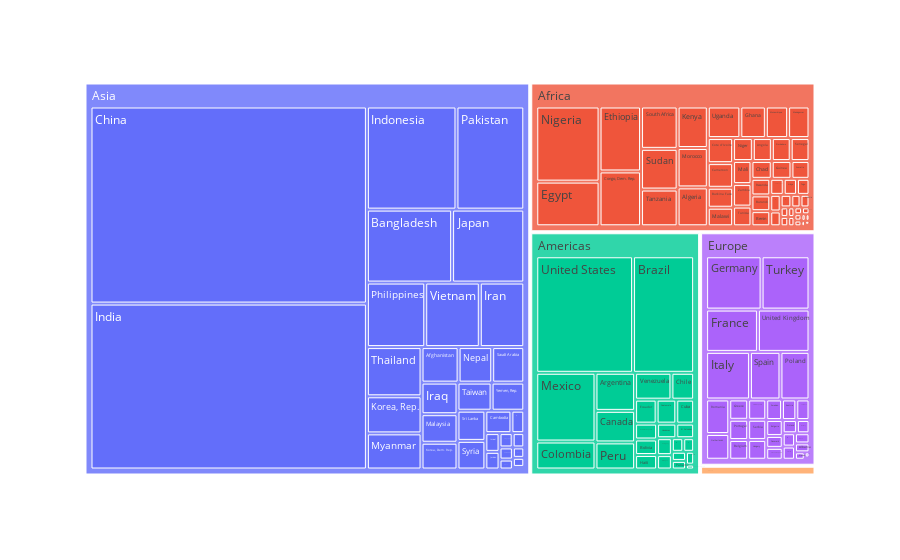

Notebook code cell kept with this figure:
### Code cell
import pandas as pd
import plotly.express as px

df = pd.read_csv('../../../data/paises_vida.csv', index_col=0)
df = df.dropna()
df = df[df['year'] == 2007]
df

fig = px.treemap(
    df, 
    path=['continent', 'country'], 
    values='pop'
)
fig.show()

### Figure 1 — Plotly figure (JSON) as saved in the notebook; plotly's stock layout.template omitted (floating-point values rounded to 4 significant figures; data arrays with more than 128 entries replaced by an {"elided": "..."} marker saying what was removed)
{"data": [{"branchvalues": "total", "domain": {"x": [0, 1], "y": [0, 1]}, "hovertemplate": "labels=%{label}<br>pop=%{value}<br>parent=%{parent}<br>id=%{id}<extra></extra>", "ids": {"elided": "147 str values"}, "labels": {"elided": "147 str values"}, "name": "", "parents": {"elided": "147 str values"}, "values": {"elided": "147 int values"}, "type": "treemap"}], "layout": {"legend": {"tracegroupgap": 0}, "margin": {"t": 60}}}
